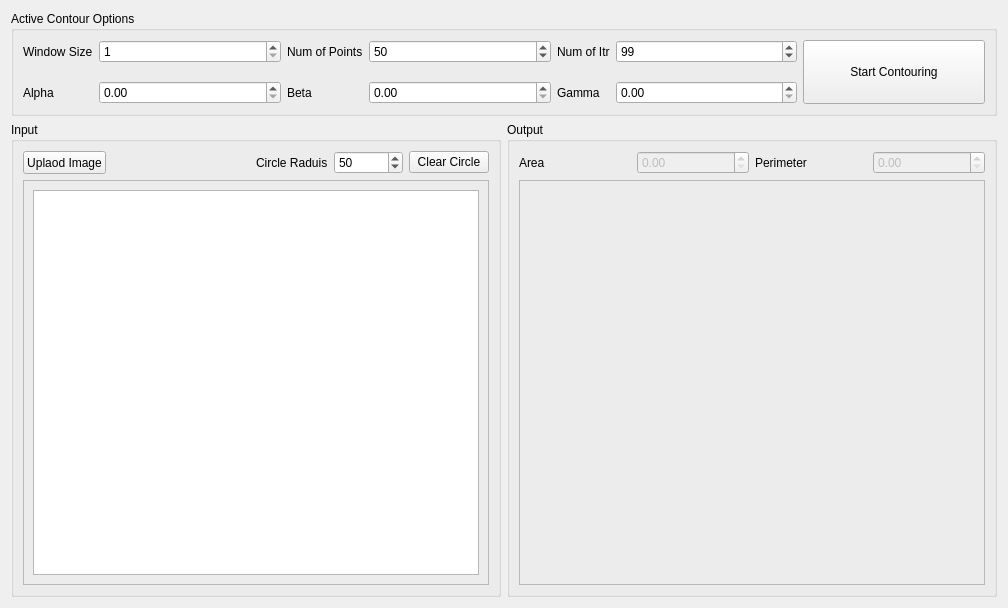
<?xml version="1.0" encoding="UTF-8"?>
<ui version="4.0">
 <class>page5</class>
 <widget class="QWidget" name="page5">
  <property name="geometry">
   <rect>
    <x>0</x>
    <y>0</y>
    <width>1008</width>
    <height>608</height>
   </rect>
  </property>
  <property name="windowTitle">
   <string>Form</string>
  </property>
  <layout class="QGridLayout" name="gridLayout">
   <item row="1" column="1">
    <widget class="QGroupBox" name="groupBox_3">
     <property name="title">
      <string>Output</string>
     </property>
     <layout class="QGridLayout" name="gridLayout_4">
      <item row="0" column="2">
       <widget class="QLabel" name="label_9">
        <property name="text">
         <string>Perimeter</string>
        </property>
       </widget>
      </item>
      <item row="1" column="0" colspan="4">
       <widget class="QFrame" name="frame_2">
        <property name="frameShape">
         <enum>QFrame::StyledPanel</enum>
        </property>
        <property name="frameShadow">
         <enum>QFrame::Raised</enum>
        </property>
        <layout class="QHBoxLayout" name="horizontalLayout_2">
         <item>
          <widget class="QLabel" name="output_label">
           <property name="sizePolicy">
            <sizepolicy hsizetype="Minimum" vsizetype="Preferred">
             <horstretch>0</horstretch>
             <verstretch>0</verstretch>
            </sizepolicy>
           </property>
           <property name="layoutDirection">
            <enum>Qt::RightToLeft</enum>
           </property>
           <property name="text">
            <string/>
           </property>
          </widget>
         </item>
        </layout>
       </widget>
      </item>
      <item row="0" column="0">
       <widget class="QLabel" name="label_8">
        <property name="text">
         <string>Area</string>
        </property>
       </widget>
      </item>
      <item row="0" column="1">
       <widget class="QDoubleSpinBox" name="area">
        <property name="enabled">
         <bool>false</bool>
        </property>
       </widget>
      </item>
      <item row="0" column="3">
       <widget class="QDoubleSpinBox" name="perimeter">
        <property name="enabled">
         <bool>false</bool>
        </property>
       </widget>
      </item>
     </layout>
    </widget>
   </item>
   <item row="1" column="0">
    <widget class="QGroupBox" name="groupBox_2">
     <property name="title">
      <string>Input </string>
     </property>
     <layout class="QGridLayout" name="gridLayout_3">
      <item row="0" column="4">
       <widget class="QSpinBox" name="raduis">
        <property name="maximum">
         <number>200</number>
        </property>
        <property name="value">
         <number>50</number>
        </property>
       </widget>
      </item>
      <item row="0" column="1" colspan="2">
       <spacer name="horizontalSpacer">
        <property name="orientation">
         <enum>Qt::Horizontal</enum>
        </property>
        <property name="sizeType">
         <enum>QSizePolicy::Minimum</enum>
        </property>
        <property name="sizeHint" stdset="0">
         <size>
          <width>40</width>
          <height>20</height>
         </size>
        </property>
       </spacer>
      </item>
      <item row="0" column="5">
       <widget class="QPushButton" name="clear">
        <property name="text">
         <string>Clear Circle</string>
        </property>
       </widget>
      </item>
      <item row="0" column="3">
       <widget class="QLabel" name="label_7">
        <property name="sizePolicy">
         <sizepolicy hsizetype="Maximum" vsizetype="Preferred">
          <horstretch>0</horstretch>
          <verstretch>0</verstretch>
         </sizepolicy>
        </property>
        <property name="text">
         <string>Circle Raduis</string>
        </property>
       </widget>
      </item>
      <item row="0" column="0">
       <widget class="QPushButton" name="upload_btn">
        <property name="sizePolicy">
         <sizepolicy hsizetype="Maximum" vsizetype="Preferred">
          <horstretch>0</horstretch>
          <verstretch>0</verstretch>
         </sizepolicy>
        </property>
        <property name="text">
         <string>Uplaod Image</string>
        </property>
       </widget>
      </item>
      <item row="1" column="0" colspan="6">
       <widget class="QFrame" name="frame">
        <property name="frameShape">
         <enum>QFrame::StyledPanel</enum>
        </property>
        <property name="frameShadow">
         <enum>QFrame::Raised</enum>
        </property>
        <layout class="QHBoxLayout" name="horizontalLayout">
         <item>
          <widget class="QGraphicsView" name="graphicsView">
           <property name="cursor" stdset="0">
            <cursorShape>CrossCursor</cursorShape>
           </property>
          </widget>
         </item>
        </layout>
       </widget>
      </item>
     </layout>
    </widget>
   </item>
   <item row="0" column="0" colspan="2">
    <widget class="QGroupBox" name="groupBox_4">
     <property name="sizePolicy">
      <sizepolicy hsizetype="Preferred" vsizetype="Maximum">
       <horstretch>0</horstretch>
       <verstretch>0</verstretch>
      </sizepolicy>
     </property>
     <property name="title">
      <string>Active Contour Options</string>
     </property>
     <layout class="QGridLayout" name="gridLayout_2">
      <item row="3" column="5">
       <widget class="QLabel" name="label_5">
        <property name="text">
         <string>Beta</string>
        </property>
       </widget>
      </item>
      <item row="0" column="5">
       <widget class="QLabel" name="label_6">
        <property name="sizePolicy">
         <sizepolicy hsizetype="Maximum" vsizetype="Preferred">
          <horstretch>0</horstretch>
          <verstretch>0</verstretch>
         </sizepolicy>
        </property>
        <property name="text">
         <string>Num of Points</string>
        </property>
       </widget>
      </item>
      <item row="3" column="8">
       <widget class="QLabel" name="label_3">
        <property name="text">
         <string>Gamma</string>
        </property>
       </widget>
      </item>
      <item row="0" column="4">
       <widget class="QSpinBox" name="window_size">
        <property name="sizePolicy">
         <sizepolicy hsizetype="Preferred" vsizetype="Fixed">
          <horstretch>0</horstretch>
          <verstretch>0</verstretch>
         </sizepolicy>
        </property>
        <property name="minimum">
         <number>1</number>
        </property>
        <property name="maximum">
         <number>13</number>
        </property>
        <property name="singleStep">
         <number>2</number>
        </property>
       </widget>
      </item>
      <item row="0" column="8">
       <widget class="QLabel" name="label_4">
        <property name="sizePolicy">
         <sizepolicy hsizetype="Maximum" vsizetype="Preferred">
          <horstretch>0</horstretch>
          <verstretch>0</verstretch>
         </sizepolicy>
        </property>
        <property name="text">
         <string>Num of Itr</string>
        </property>
       </widget>
      </item>
      <item row="0" column="6">
       <widget class="QSpinBox" name="num_points">
        <property name="maximum">
         <number>1000</number>
        </property>
        <property name="value">
         <number>50</number>
        </property>
       </widget>
      </item>
      <item row="3" column="6">
       <widget class="QDoubleSpinBox" name="beta"/>
      </item>
      <item row="3" column="4">
       <widget class="QDoubleSpinBox" name="alpha"/>
      </item>
      <item row="0" column="9">
       <widget class="QSpinBox" name="numItr">
        <property name="maximum">
         <number>1000</number>
        </property>
        <property name="value">
         <number>99</number>
        </property>
       </widget>
      </item>
      <item row="3" column="3">
       <widget class="QLabel" name="label_2">
        <property name="text">
         <string>Alpha</string>
        </property>
       </widget>
      </item>
      <item row="0" column="3">
       <widget class="QLabel" name="label">
        <property name="sizePolicy">
         <sizepolicy hsizetype="Maximum" vsizetype="Preferred">
          <horstretch>0</horstretch>
          <verstretch>0</verstretch>
         </sizepolicy>
        </property>
        <property name="layoutDirection">
         <enum>Qt::RightToLeft</enum>
        </property>
        <property name="text">
         <string>Window Size</string>
        </property>
       </widget>
      </item>
      <item row="3" column="9">
       <widget class="QDoubleSpinBox" name="gamma"/>
      </item>
      <item row="0" column="11" rowspan="4">
       <widget class="QPushButton" name="generate_btn">
        <property name="sizePolicy">
         <sizepolicy hsizetype="Minimum" vsizetype="Preferred">
          <horstretch>0</horstretch>
          <verstretch>0</verstretch>
         </sizepolicy>
        </property>
        <property name="text">
         <string>Start Contouring</string>
        </property>
       </widget>
      </item>
     </layout>
    </widget>
   </item>
  </layout>
 </widget>
 <resources/>
 <connections/>
</ui>
